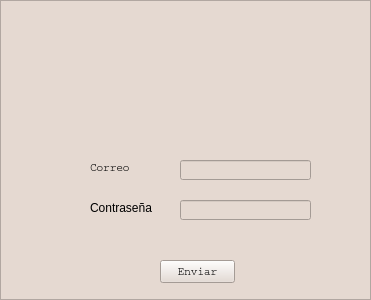
<?xml version="1.0" encoding="UTF-8"?>
<ui version="4.0">
 <class>Form</class>
 <widget class="QWidget" name="Form">
  <property name="geometry">
   <rect>
    <x>0</x>
    <y>0</y>
    <width>371</width>
    <height>300</height>
   </rect>
  </property>
  <property name="font">
   <font>
    <family>MS Shell Dlg 2</family>
   </font>
  </property>
  <property name="windowTitle">
   <string>Login</string>
  </property>
  <property name="windowIcon">
   <iconset>
    <normaloff>../../sources/images/icon.png</normaloff>../../sources/images/icon.png</iconset>
  </property>
  <layout class="QVBoxLayout" name="verticalLayout">
   <property name="spacing">
    <number>0</number>
   </property>
   <property name="leftMargin">
    <number>0</number>
   </property>
   <property name="topMargin">
    <number>0</number>
   </property>
   <property name="rightMargin">
    <number>0</number>
   </property>
   <property name="bottomMargin">
    <number>0</number>
   </property>
   <item>
    <widget class="QFrame" name="frame">
     <property name="font">
      <font>
       <family>Courier</family>
       <pointsize>8</pointsize>
       <weight>50</weight>
       <italic>false</italic>
       <bold>false</bold>
      </font>
     </property>
     <property name="styleSheet">
      <string notr="true">background-color: rgb(229, 217, 209);
font: 8pt &quot;Courier&quot;;</string>
     </property>
     <property name="frameShape">
      <enum>QFrame::StyledPanel</enum>
     </property>
     <property name="frameShadow">
      <enum>QFrame::Raised</enum>
     </property>
     <widget class="QLabel" name="label_2">
      <property name="geometry">
       <rect>
        <x>90</x>
        <y>160</y>
        <width>61</width>
        <height>16</height>
       </rect>
      </property>
      <property name="font">
       <font>
        <family>Courier</family>
        <pointsize>8</pointsize>
        <weight>50</weight>
        <italic>false</italic>
        <bold>false</bold>
       </font>
      </property>
      <property name="text">
       <string>Correo</string>
      </property>
     </widget>
     <widget class="QLabel" name="label_3">
      <property name="geometry">
       <rect>
        <x>90</x>
        <y>200</y>
        <width>81</width>
        <height>16</height>
       </rect>
      </property>
      <property name="text">
       <string>Contraseña</string>
      </property>
     </widget>
     <widget class="QLineEdit" name="inputCorreo">
      <property name="geometry">
       <rect>
        <x>180</x>
        <y>160</y>
        <width>131</width>
        <height>20</height>
       </rect>
      </property>
     </widget>
     <widget class="QLineEdit" name="inputContrasena">
      <property name="geometry">
       <rect>
        <x>180</x>
        <y>200</y>
        <width>131</width>
        <height>20</height>
       </rect>
      </property>
      <property name="echoMode">
       <enum>QLineEdit::Password</enum>
      </property>
     </widget>
     <widget class="QPushButton" name="buttonEnviar">
      <property name="geometry">
       <rect>
        <x>160</x>
        <y>260</y>
        <width>75</width>
        <height>23</height>
       </rect>
      </property>
      <property name="font">
       <font>
        <family>Courier</family>
        <pointsize>8</pointsize>
        <weight>50</weight>
        <italic>false</italic>
        <bold>false</bold>
       </font>
      </property>
      <property name="styleSheet">
       <string notr="true"/>
      </property>
      <property name="text">
       <string>Enviar</string>
      </property>
     </widget>
     <widget class="QLabel" name="label_4">
      <property name="geometry">
       <rect>
        <x>150</x>
        <y>20</y>
        <width>101</width>
        <height>101</height>
       </rect>
      </property>
      <property name="text">
       <string/>
      </property>
      <property name="pixmap">
       <pixmap>../../sources/images/logo.png</pixmap>
      </property>
      <property name="scaledContents">
       <bool>true</bool>
      </property>
     </widget>
    </widget>
   </item>
  </layout>
 </widget>
 <resources>
  <include location="../../sources/QT Design/qrc/imgs_qrc.qrc"/>
 </resources>
 <connections/>
</ui>
